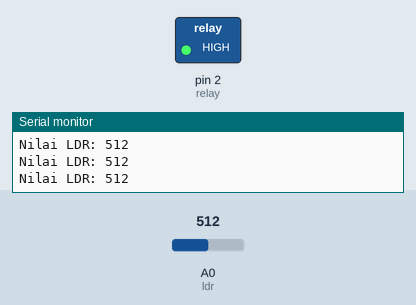
The sketch below on a simulated Arduino Uno, built with avr-gcc and run on an emulated ATmega328P. On the bench: switched loads named in the sketch (green lamp = pin HIGH), the last lines printed to the serial monitor. The inputs (shaded band) are chosen by the test bench; at power-on: A0 (ldr) = 512.

Above: at 1.2 s.
1.3 s: A0 (ldr) set to 911
4.3 s: A0 (ldr) set to 934
At 5.5 s:
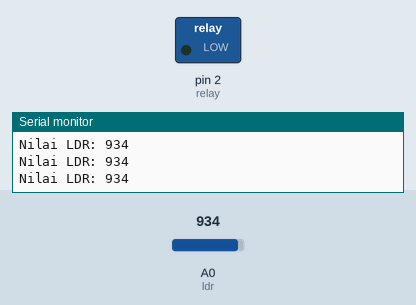
5.8 s: A0 (ldr) set to 910
At 6.5 s:
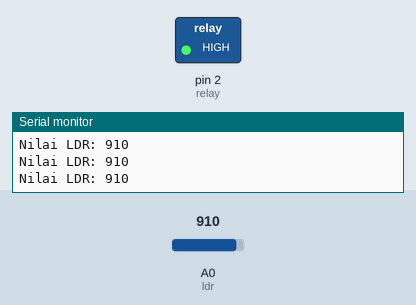
7.3 s: A0 (ldr) set to 930
At 8.8 s:
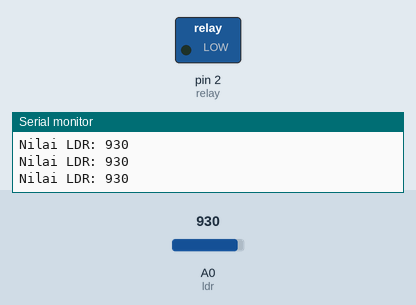
Timing chart, 0 to 9.8 s (numbered marks = the images above; inputs shaded):
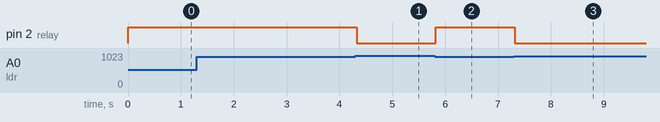

The sketch:

Led_dgn_LDR.ino
```cpp
byte ldr = A0;
byte led = 13;
byte relay = 2;
int nilai;

void setup() {
  pinMode(relay, OUTPUT);
  Serial.begin(9600);
}

void loop() {
  nilai = analogRead(ldr);
  Serial.print("Nilai LDR: ");
  Serial.println(nilai);

  if (nilai > 500 && nilai < 920) {
    digitalWrite(relay, HIGH);
  }
  else {
    digitalWrite(relay, LOW);
  }

}
```

Measured:
- the behaviour switches between 919 and 920 on A0 (ldr) (found by bisection; images 0 and 1)
- after the input at 4.3 s, pin 2 (relay): HIGH → LOW at once
- after the input at 5.8 s, pin 2 (relay): LOW → HIGH at once
- after the input at 7.3 s, pin 2 (relay): HIGH → LOW at once
